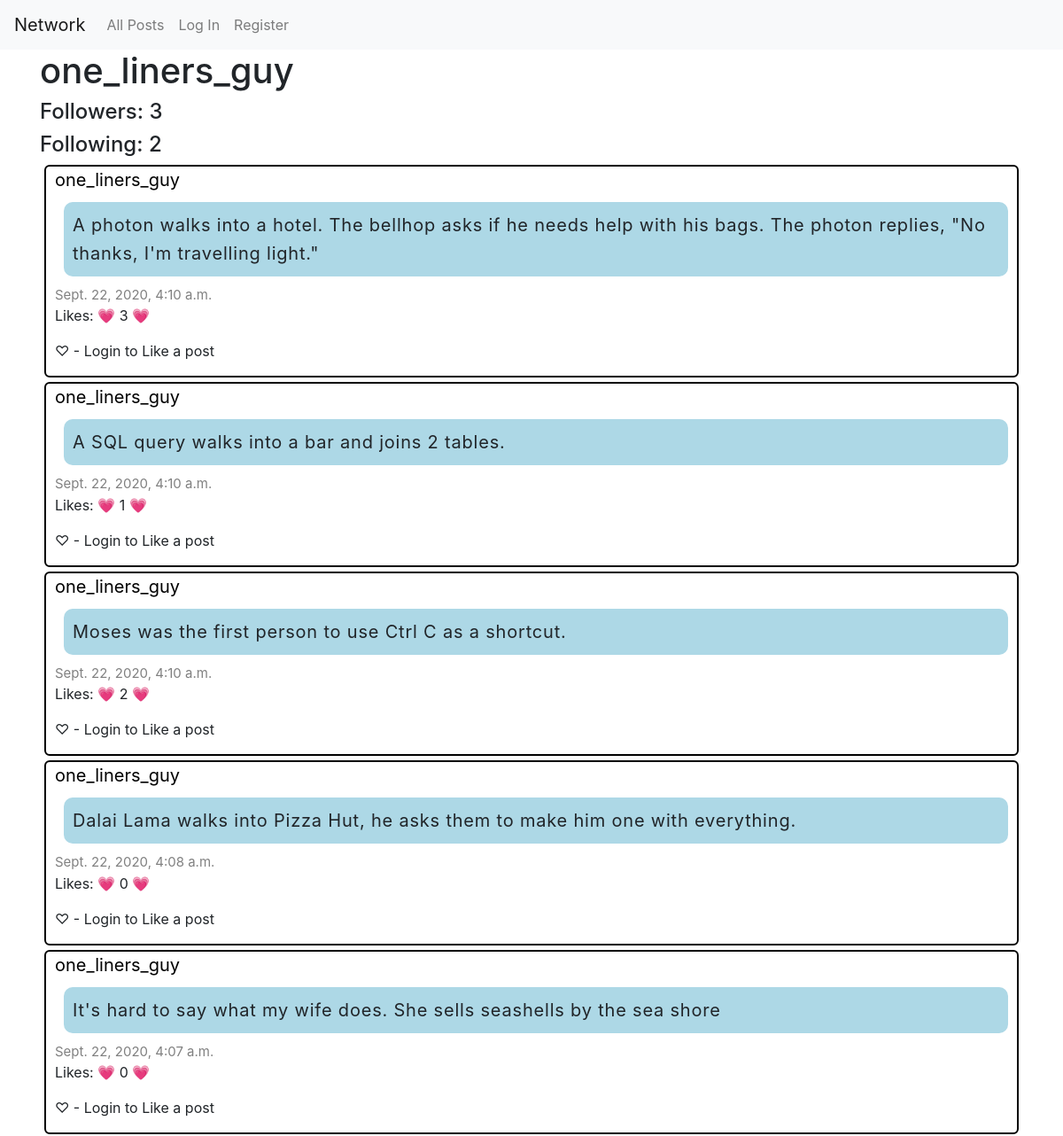
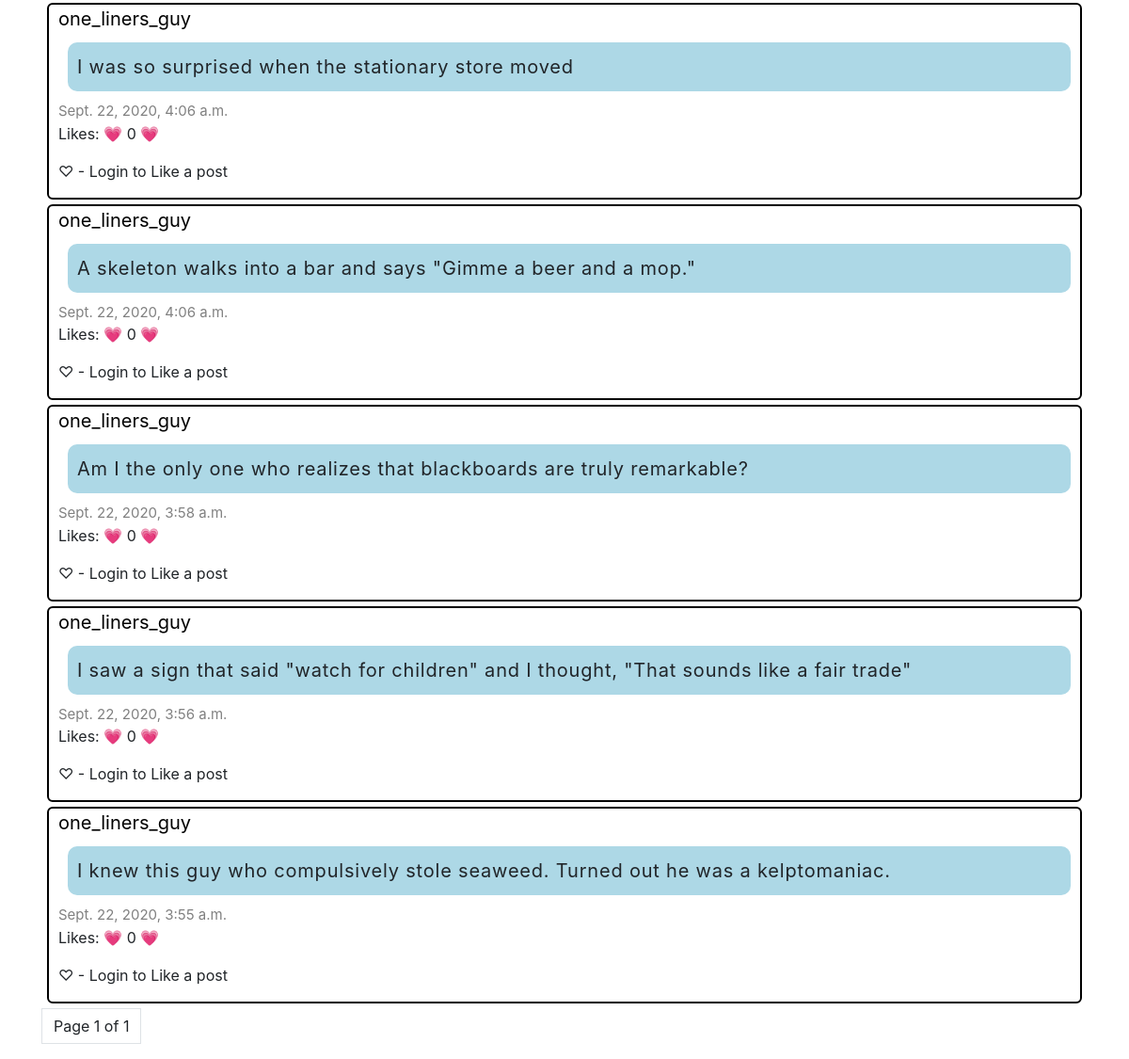
The page /users/one_liners_guy on the database its author committed (2 pictures, top to bottom).
### network/models.py (models this page shows, shortened)
class User(AbstractUser):
    pass

class Post(models.Model):
    user = models.ForeignKey("User", on_delete=models.CASCADE, related_name="posts")
    body = models.TextField(blank=True)
    timestamp = models.DateTimeField(auto_now_add=True)
    total_likes = models.IntegerField(default=0)
    is_liked_by_current_user = models.BooleanField(default=False)

### network/views.py (the view)
# urls.py: path("users/<str:username>", views.profile, name="profile"),
def profile(request, username):
    profile = User.objects.get(username=username)
    posts = profile.posts.all().order_by('-timestamp')
    like_data_loader(request, posts)
    pagination_data = pagination_helper(request, posts)
    following = False
    if request.user.is_authenticated:
        for follow in request.user.follows.all():
            if follow.followed.username == username:
                following = True
    follows = len(profile.follows.all())
    followers = len(profile.followers.all())
    return render(request, "network/profile.html", {
            "username": username,
            "posts": pagination_data["posts"],
            "page": pagination_data["page"],
            "following": following,
            "follows": follows,
            "followers": followers,
            "NewPostForm": NewPostForm()
            })

### network/views.py (called while the page is built)
def like_data_loader(request, posts):
    for post in posts:
        post.total_likes = (len(post.likes.all()))
        if request.user.is_authenticated:
            for liked_post in request.user.likes.all():
                if post.id == liked_post.post_id:
                    post.is_liked_by_current_user = True
    return posts

def pagination_helper(request, posts):
    paginated = Paginator(posts, 10)
    page = request.GET.get('page')
    try:
        posts = paginated.page(page)
    except PageNotAnInteger:
        posts = paginated.page(1)
    except EmptyPage:
        posts = paginated.page(paginated.num_pages)
    pagination_data = {
        "posts": posts,
        "page": page
    }
    return pagination_data

### network/templates/network/profile.html (shortened to what this page needs)
{% extends "network/layout.html" %}
{% load static %}
{% block body %}
<div class="container">
  <h1>{{ username }}
  <h4> Followers: {{ followers }} </h4>
  <h4> Following: {{ follows }} </h4>
  {% for post in posts%}
    {% include 'network/partials/_post.html' %}
  {% endfor %}
  {%	include	"network/pagination.html"	with	page=posts	%}
</div>
{% endblock %}

### network/templates/network/partials/_post.html (shortened to what this page needs)
<div class="post">
  <a class="post_user" href="{% url 'profile' post.user %}">{{ post.user }}</a>
  <p class="post_body" id="post_body_{{ post.id }}">{{ post.body }}</p>
  <p class="post_timestamp">{{ post.timestamp}} </p>
  <p> Likes: &#128151; <span id="like_count_{{ post.id }}"> {{ post.total_likes }} </span> &#128151; </p>
  {% if request.user.is_authenticated %}
    {% if post.is_liked_by_current_user == True %}
      <button class="like_post_button btn btn-light btn-lg" id="like_button_{{ post.id }}" name="{{ post.id }}"> &#128151; Liked &#128151; </button>
    {% else %}
      <button class="like_post_button btn btn-light btn-lg" id="like_button_{{ post.id }}" name="{{ post.id }}"> &#9825; Like &#9825;</button>
    {% endif %}
  {% else %}
    <p> &#9825; - Login to Like a post </p>
  {% endif %}
</div>

### network/static/network/styles.css (style rules this page uses)
.post { border:2px solid black;margin:5px;padding-left:10px;padding-bottom:0;border-radius:6px }
.post .post_user { font-size:20px;margin-top:15px;color:black }
.post .post_body { letter-spacing:0.8px;line-height:1.6;font-size:20px;background-color:lightblue;border-radius:10px;padding:10px;padding-right:20px;margin:10px;white-space:pre-line;white-space:pre-wrap }
.post .post_timestamp { font-size:15px;color:grey;margin:0;padding:0 }

### rows shown on the page
User: username "one_liners_guy"
Post: user "one_liners_guy", body "A photon walks into a hotel. The bellhop asks if he needs help with his bags. The photon replies, \"No thanks, I'm travelling light.\"", timestamp "Sept. 22, 2020, 4:10 a.m.", total_likes "3"
Post: user "one_liners_guy", body "A SQL query walks into a bar and joins 2 tables.", timestamp "Sept. 22, 2020, 4:10 a.m.", total_likes "1"
Post: user "one_liners_guy", body "Moses was the first person to use Ctrl C as a shortcut.", timestamp "Sept. 22, 2020, 4:10 a.m.", total_likes "2"
Post: user "one_liners_guy", body "Dalai Lama walks into Pizza Hut, he asks them to make him one with everything.", timestamp "Sept. 22, 2020, 4:08 a.m.", total_likes "0"
Post: user "one_liners_guy", body "It's hard to say what my wife does. She sells seashells by the sea shore", timestamp "Sept. 22, 2020, 4:07 a.m.", total_likes "0"
Post: user "one_liners_guy", body "I was so surprised when the stationary store moved", timestamp "Sept. 22, 2020, 4:06 a.m.", total_likes "0"
Post: user "one_liners_guy", body "A skeleton walks into a bar and says \"Gimme a beer and a mop.\"", timestamp "Sept. 22, 2020, 4:06 a.m.", total_likes "0"
Post: user "one_liners_guy", body "Am I the only one who realizes that blackboards are truly remarkable?", timestamp "Sept. 22, 2020, 3:58 a.m.", total_likes "0"
Post: user "one_liners_guy", body "I saw a sign that said \"watch for children\" and I thought, \"That sounds like a fair trade\"", timestamp "Sept. 22, 2020, 3:56 a.m.", total_likes "0"
Post: user "one_liners_guy", body "I knew this guy who compulsively stole seaweed. Turned out he was a kelptomaniac.", timestamp "Sept. 22, 2020, 3:55 a.m.", total_likes "0"

### other values the page prints
{{ followers }} "3"
{{ follows }} "2"
{{ page.number }} "1"
{{ page.paginator.num_pages }} "1"
